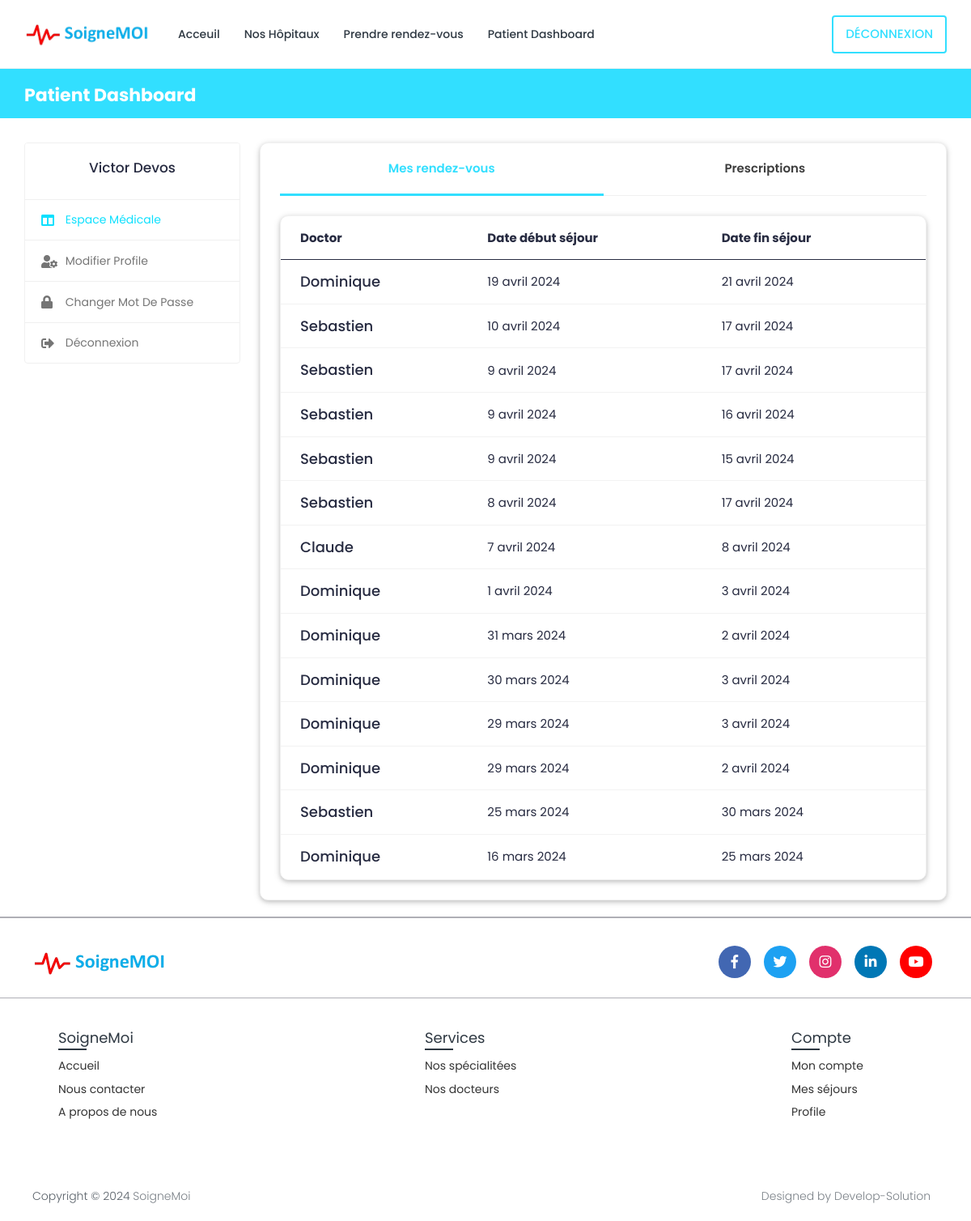
Page /patient-dashboard/ (signed in) on the earlier database version.
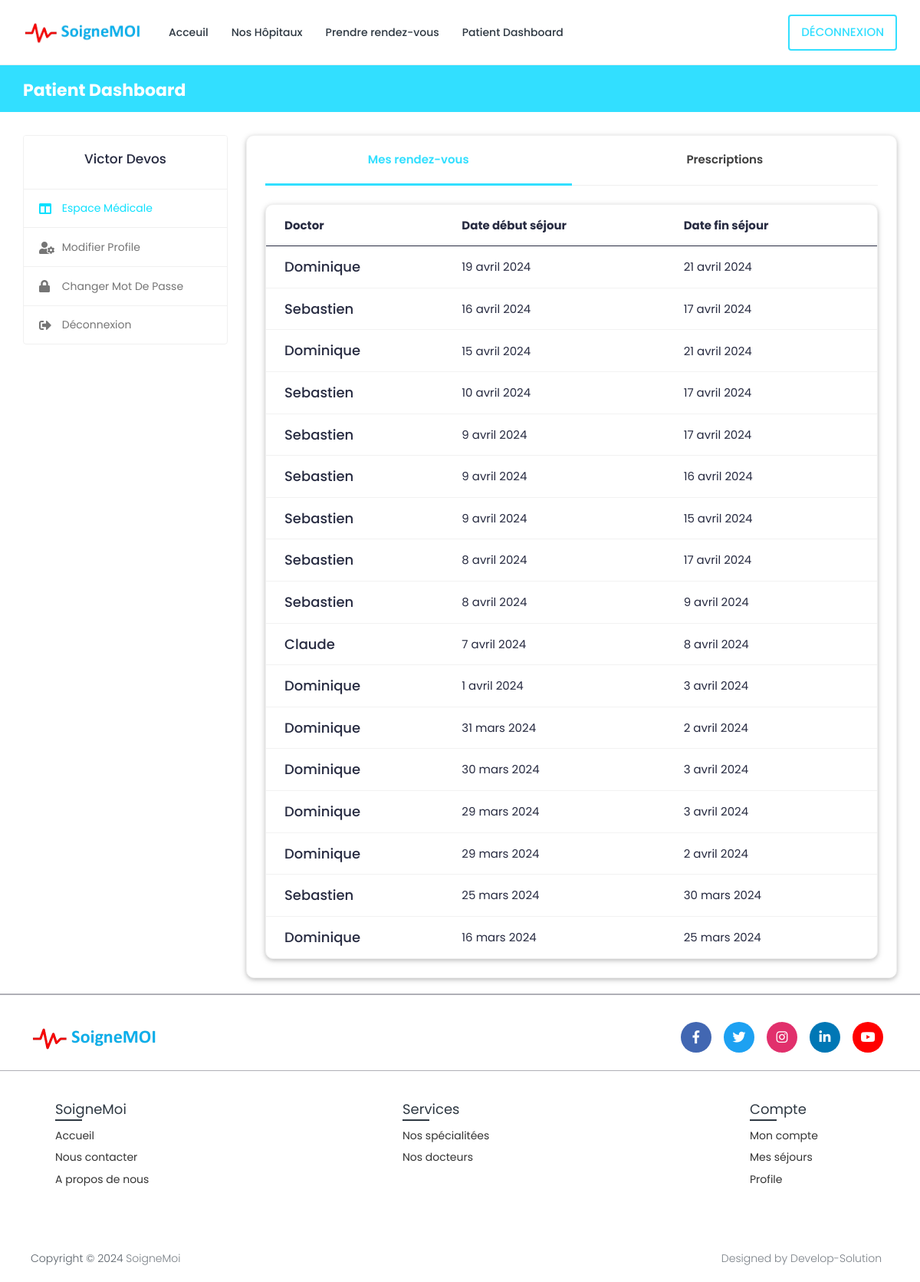
Same page on the later database version.
### book/models.py (models this page shows, shortened)
class Appointment(models.Model):
    appointment_id = models.AutoField(primary_key=True)
    doctor_time_slots = models.ForeignKey(DoctorTimeSlots, null=True, on_delete=models.CASCADE)
    start_date = models.DateField(null=True, blank=True)
    end_date = models.DateField(null=True, blank=True)
    motif = models.TextField(null=False, blank=False)
    doctor = models.ForeignKey(Doctor, on_delete=models.CASCADE, null=False, blank=False)
    patient = models.ForeignKey(Patient, on_delete=models.CASCADE, null=False, blank=False)
    serial_number = models.CharField(max_length=200, null=True, blank=True)
    choise_speciality=models.ForeignKey(Specialization, on_delete=models.CASCADE, null=True, blank=True)
    class Meta:
        verbose_name_plural = "Appointment"

class Doctor(models.Model):
    doctor_id = models.AutoField(primary_key=True)
    user = models.OneToOneField(User, on_delete=models.CASCADE, null=True, blank=True, related_name='profile')
    first_name = models.CharField(max_length=200, null=True)
    last_name = models.CharField(max_length=200, null=True)
    specialization = models.ForeignKey(Specialization, on_delete=models.SET_NULL, null=True, blank=True)
    phone_number = models.CharField(max_length=200, null=True, blank=True)
    date_of_birth = models.DateField(null=True, blank=True)
    reg_number = models.CharField(max_length=6, null=True, blank=True)
    hospital_name = models.ForeignKey(Hospital, on_delete=models.SET_NULL, null=True, blank=True)

### book/views.py (the view)
# urls.py: path('patient-dashboard/', PatientDashboardView.as_view(), name='patient-dashboard'),
class PatientDashboardView(LoginRequiredMixin, View):
    def get(self, request):
        if request.user.is_patient:
            self.patient = Patient.objects.get(user=request.user)
            self.appointments = Appointment.objects.filter(patient=self.patient).order_by('-start_date')
            self.prescription = Prescription.objects.filter(patient=self.patient).order_by('-prescription_id')
            context = {'patient': self.patient, 'appointments': self.appointments, 'prescription': self.prescription}
        else:
            return redirect('logout')
        return render(request, 'book/patient/patient-dashboard.html', context)

### templates/book/patient/patient-dashboard.html (shortened to what this page needs)
{% extends 'book/base.html' %}
{% block content %}
{% load static %}
  <body>
    <div class="main-wrapper">
      <div class="breadcrumb-bar">
        <div class="container-fluid">
          <div class="row align-items-center">
            <div class="col-md-12 col-12">
              <h2 class="breadcrumb-title">Patient Dashboard</h2>{% include 'book/message.html' %}
            </div>
          </div>
        </div>
      </div>
      <div class="content">
        <div class="container-fluid">
          <div class="row">
            <div class="col-md-5 col-lg-4 col-xl-3 theiaStickySidebar">
              <div>{% include 'book/patient/patient-sidebar.html' %}</div>
            </div>
            <div class="col-md-7 col-lg-8 col-xl-9">
              <div class="card">
                <div class="card-body pt-0">
                  <nav class="user-tabs mb-4">
                    <ul class="nav nav-tabs nav-tabs-bottom nav-justified">
                      <li class="nav-item">
                        <a
                          class="nav-link active"
                          href="#pat_appointments"
                          data-toggle="tab"
                          >Mes rendez-vous</a
                        >
                      </li>
                      <li class="nav-item">
                        <a
                          class="nav-link"
                          href="#pat_prescriptions"
                          data-toggle="tab"
                          >Prescriptions</a
                        >
                      </li>
                    </ul>
                  </nav>
                  <div class="tab-content pt-0">
                    <div
                      id="pat_appointments"
                      class="tab-pane show active"
                    >
                      <div class="card card-table mb-0">
                        <div class="card-body">
                          <div class="table-responsive">
                            <table class="table table-hover table-center mb-0">
                              <thead>
                                <tr>
                                  <th>Doctor</th>
                                  <th>Date début séjour</th>
                                  <th>Date fin séjour</th>
                                </tr>
                              </thead>
                              <tbody>
                                {% for appointment in appointments %}
                                <tr>
                                  <td>
                                      <h4 class="mb-0">{{ appointment.doctor.first_name }}</h4>
                                  </td>
                                  <td>
                                    {{appointment.start_date}}
                                  </td>
                                   <td>
                                    {{appointment.end_date}}
                                  </td>
                                </tr>
                                {% endfor %}
                              </tbody>
                            </table>
                          </div>
                        </div>
                      </div>
                    </div>
                  </div>
                </div>
              </div>
            </div>
          </div>
        </div>
      </div>
  </body>
{% endblock content %}

Differences in the rows shown:
added Appointment: doctor.first_name "Sebastien", start_date "16 avril 2024", end_date "17 avril 2024"
added Appointment: doctor.first_name "Dominique", start_date "15 avril 2024", end_date "21 avril 2024"
added Appointment: doctor.first_name "Sebastien", start_date "8 avril 2024", end_date "9 avril 2024"
